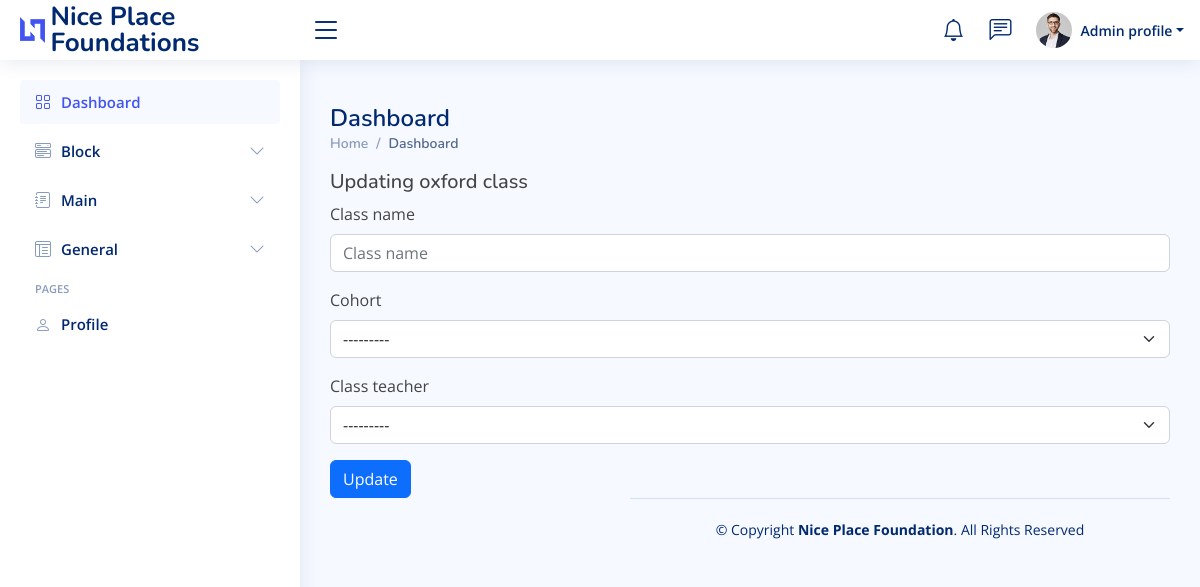
Screenshot of /home/class_block_update/1/ with the database file from the repository.
### app/models.py (models this page shows, shortened)
class class_block(models.Model):
    class_name = models.CharField(max_length=255, null=True, blank=True)
    cohort = models.ForeignKey(School_blocks, on_delete=models.CASCADE)
    class_teacher = models.ForeignKey(Teacher, on_delete = models.CASCADE)
    start_date = models.DateField(auto_now=True)

### app/class_block_views.py (the view)
# urls.py: path('class_block_update/<int:pk>/', class_block_views.class_block_update, name='class_block_update'),
def class_block_update(request, pk):
    Class_block = get_object_or_404(class_block, pk=pk)
    form = Class_blockForm(request.POST, instance = Class_block)
    if request.method == 'POST':
        form = Class_blockForm(request.POST, instance = Class_block)
        if form.is_valid():
            form.save()
            return redirect('/home/class_blocks_detail/')
    else:
        form = Class_blockForm(request.POST, instance = Class_block)
    context = {
        'form' : form,
        'Class_block' : Class_block
    }
    return render(request, 'Dashboard/class_block_update.html', context)

### app/forms.py
class Class_blockForm(ModelForm):
    class Meta:
        model = class_block
        fields = '__all__'

### app/models.py (called while the page is built)
    def __str__(self):
        return self.first_name

    def __str__(self):
        return self.name

### app/templates/Dashboard/class_block_update.html (shortened to what this page needs)
{% extends "Dashboard/base.html" %}
{% load bootstrap5 %}
{% block content %}
<h5>Updating  {{ Class_block.class_name }} class</h5>
  <form method="POST">
    {% bootstrap_form form %}
    <button class="btn btn-primary">Update</button>
  </form>
{% endblock content %}

### static/css/style.css (style rules this page uses)
:root { scroll-behavior: smooth; }
body { font-family: "Open Sans", sans-serif; background: #f6f9ff; color: #444444; }
h1, h2, h3, h4, h5, h6 { font-family: "Nunito", sans-serif; }

### rows the page displays
class_block: class_name "oxford", cohort "---------", class_teacher "---------"
